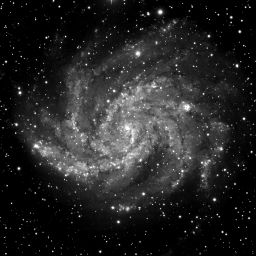
%> input picture src/blinddeconvolution/algorithms/unsorted/mujib2020_Non_blind_and_Blind_Deconvolution_under_Poisson_noise/source/data/galaxy256.png, 256 x 256 px
$ octave demo_NB.m   (GNU Octave 9; MATLAB toolbox functions it lacks are replaced by stand-ins)
%> lines starting %> are read from the running program, lines starting %| are printed output that depends on the picture
### src/algorithms/unsorted/mujib2020_Non_blind_and_Blind_Deconvolution_under_Poisson_noise/source/utilities/FOTVDeblur_NB.m
function [u,output] = FOTVDeblur_NB(f,H,pm)
% Fractional-order TV regularized method

% If you use this code or part of this code please cite the following references:
%
% REFERENCES: 1) Chowdhury, M. R. and Qin, J. and Lou, Y.; Non-blind and Blind Deconvolution under Poisson Noise using Fractional-order Total Variation
%                Journal of Mathematical Imaging and Vision; 2020
%             2) Chowdhury, M. R. and Zhang, J. and Qin, J. and Lou, Y.; Poisson image denoising based on fractional-order total variation
%                Inverse Problem and Imaging Volume 14, No. 1, 2020, 77-96
%                doi: 10.3934/ipi.2019064

%     Input :
%             f                   : noisy-blurry image
%             H                   : kernel/psf
%             pm.beta             : balancing parameter for regularization and data fitting term
%             pm.mu1 and pm.mu2   : penalty parameter
%             pm.alpha            : order of the derivative
%             pm.maxit            : maximum iteration number
%
%     Output:
%             u          :    recovered/denoised image
%             output.X   :    energy
%             output.Err :    error between two consecutive iterates
%             output.cpu :    computation time


%% parameter setting
alpha = 1.6;
beta = 1;
mu1 = 0.1;
mu2 = 0.1;
maxit = 300;

if isfield(pm,'alpha'); alpha = pm.alpha; end
if isfield(pm,'beta'); beta = pm.beta; end
if isfield(pm,'mu1'); mu1 = pm.mu1; end
if isfield(pm,'mu2'); mu2 = pm.mu2; end
if isfield(pm,'maxit'); maxit = pm.maxit; end

%% initizing image u
u = f;
[m,n] = size(u);

%% initialization of the auxiliary and dual variables
lam_1x = zeros(m,n);
lam_1y = lam_1x;
lam2 = lam_1x;
z1 =lam_1x;
z2 = lam_1x;

%% initialization of energy and break
output.X = [];
output.Err = [];

%% FOTV setup
K = 15; w = zeros(1,K); w(K) = 1;
for i = 1:(K-1)
    w(K-i) = (-1)^i*gamma(alpha+1)/gamma(alpha-i+1)/factorial(i);
end
[D,Dt] = defDDt(w,alpha); % compute fractional order derivatives

% for the denominator of u
D1 = abs(psf2otf(w,[m,n])).^2; % column
D2 = abs(psf2otf(w',[m,n])).^2; % row
C = D1+D2;

%% Deconvolution
U = u;

% Find the convolution matrix A
A = psf2otf(H,[m n]);
AAt = A.^2; % A'*A
g = real(ifft2(A.*fft2(u)));

tstart = tic;
for i = 1:maxit

    %%%%%%%%%% u-subproblem%%%%%%%%%%%%%%%%%%%%%%%%%%%%%%%%%%%%%%%
    % terms of numerator
    u1 = mu2*real(ifft2(conj(A).*fft2(g)));
    u2 = real(ifft2(conj(A).*fft2(lam2)));
    u3 = Dt(lam_1x,lam_1y);
    u4 = mu1*Dt(z1,z2);

    % terms of denominator
    u5 = mu2 * AAt;
    uu = fft2(u1+u2+u3+u4)./(mu1*C + u5);

    u = real(ifft2(uu));


    %%%%%%%%%%% z - subprblem%%%%%%%%%%%%%%%%%%%%%%%%%%%%%%%%%%%%%
    [Dux,Duy]= D(u);
    Zx = Dux-lam_1x/mu1;
    Zy = Duy-lam_1y/mu1;

    W = sqrt (Zx.^2+Zy.^2);
    Max = max(W - 1/mu1,0);
    W (W == 0) = 1;

    z1 = Max.*Zx./W;
    z2 = Max.*Zy./W;


    %%%%%%%%%%%% g-subproblem%%%%%%%%%%%%%%%%%%%%%%%%%%%%%%%%%%%%
    % 1st term
    g1 = real(ifft2(A.*fft2(u)));
    g2 = (beta+lam2)/mu2;
    g3 = (g1-g2)/2;

    g = g3 + sqrt (g3.^2 + beta * f /mu2);


    %%%%%%%%%%%%Lambda update%%%%%%%%%%%%%%%%%%%%%%%%%%%%%%%%%%%%
    lam_1x = lam_1x + mu1*(z1-Dux);
    lam_1y = lam_1y + mu1*(z2-Duy);

    lam2 = lam2+ mu2 * (g-g1); % q1 = Au

    output.cpu(i) = toc(tstart);

    %%%%%%%%%%%%Energy curve%%%%%%%%%%%%%%%%%%%%%%%%%%%%%%%%%%%%
    Unorm = sqrt(Dux.^2+Duy.^2);

    xTV = sum(sum(Unorm));
    xData = sum(sum((  real(ifft2(A.*fft2(u)))  -f.*log( abs( real(ifft2(A.*fft2(u)))  ))) ));

    x1 = xTV + beta * xData;
    output.X = [output.X x1];


    %%%%%%%%%%%%Error curve%%%%%%%%%%%%%%%%%%%%%%%%%%%%%%%%%%%%
    err = norm(u(:)-U(:))/norm(U(:));
    output.Err = [output.Err err];

    if err <= 1e-5
        break;
    end
    U = u;

end


end

### src/blinddeconvolution/algorithms/unsorted/mujib2020_Non_blind_and_Blind_Deconvolution_under_Poisson_noise/source/demo_NB.m
clear; close all; clc;
addpath('.\utilities')

%% Data Generation
% Ground Truth
I = imread('.\data\galaxy256.png');
%> I is the input picture: size 256x256 uint8; min 0, max 255, mean 36.5
I = double(I);
%> I: size 256x256 double

% Peak
peak = 25.5;
I = I/max(I(:))*peak;

% Adding blur
H = fspecial('gaussian',9,sqrt(3)); % blurring kernel
I_blurry = imfilter(I,H,'circular');
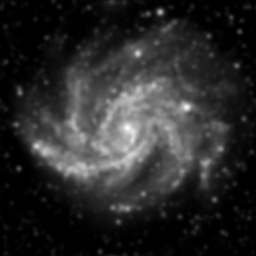
%> I_blurry: size 256x256 double; min 0, max 22.01, mean 3.7; drawn with min black and max white

% Adding Poisson noise
f = poissrnd(I_blurry);
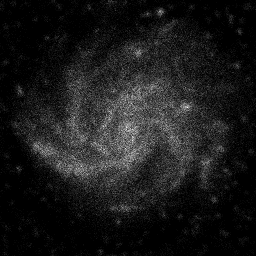
%> f: size 256x256 double; min 0, max 35, mean 3.6; drawn with min black and max white

%% TV
% Paremeter setting
pm.beta = 20;
pm.alpha = 1;
pm.mu1 = 0.1;
pm.mu2 = 20;
pm.maxit = 300;

[u_TV,output_TV] = FOTVDeblur_NB(f,H,pm);
%> the run ends on the next line

$ run again, with src/blinddeconvolution/algorithms/unsorted/mujib2020_Non_blind_and_Blind_Deconvolution_under_Poisson_noise/source/data/sate128.jpg saved as src/blinddeconvolution/algorithms/unsorted/mujib2020_Non_blind_and_Blind_Deconvolution_under_Poisson_noise/source/data/galaxy256.png
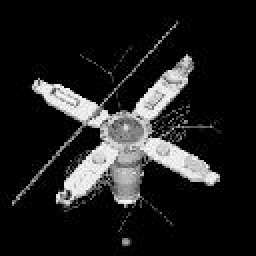
%> input picture src/blinddeconvolution/algorithms/unsorted/mujib2020_Non_blind_and_Blind_Deconvolution_under_Poisson_noise/source/data/sate128.jpg, 128 x 128 px (shown 2 times larger)
%> I is the input picture: size 128x128 uint8; min 0, max 255, mean 32.4
%> `I_blurry = imfilter(I,H,'circular');`:
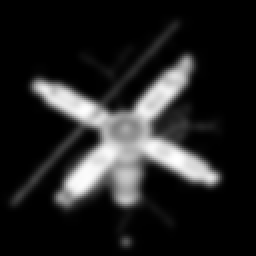
%> I_blurry: size 128x128 double (shown 2 times larger); min 0, max 23.39, mean 3.2; drawn with min black and max white
%> `f = poissrnd(I_blurry);`:
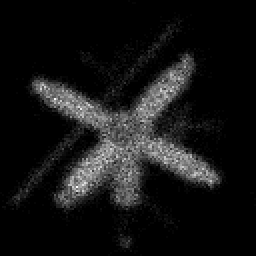
%> f: size 128x128 double (shown 2 times larger); min 0, max 39, mean 3.2; drawn with min black and max white
